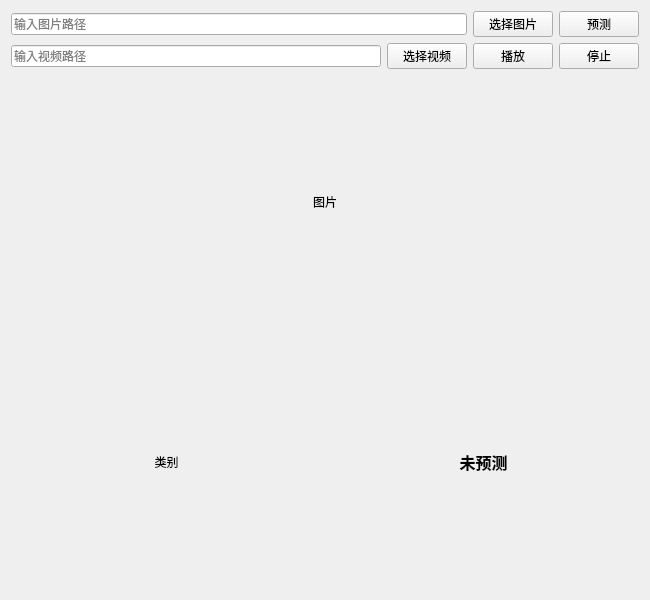
<?xml version="1.0" encoding="UTF-8"?>
<ui version="4.0">
 <class>Form</class>
 <widget class="QWidget" name="Form">
  <property name="geometry">
   <rect>
    <x>0</x>
    <y>0</y>
    <width>650</width>
    <height>600</height>
   </rect>
  </property>
  <property name="minimumSize">
   <size>
    <width>650</width>
    <height>600</height>
   </size>
  </property>
  <property name="maximumSize">
   <size>
    <width>650</width>
    <height>600</height>
   </size>
  </property>
  <property name="windowTitle">
   <string>驾驶行为分类</string>
  </property>
  <layout class="QVBoxLayout" name="verticalLayout_2">
   <item>
    <layout class="QHBoxLayout" name="horizontalLayout">
     <item>
      <widget class="QLineEdit" name="img_path">
       <property name="readOnly">
        <bool>false</bool>
       </property>
       <property name="placeholderText">
        <string>输入图片路径</string>
       </property>
      </widget>
     </item>
     <item>
      <widget class="QPushButton" name="choose_btn">
       <property name="text">
        <string>选择图片</string>
       </property>
      </widget>
     </item>
     <item>
      <widget class="QPushButton" name="predict_btn">
       <property name="text">
        <string>预测</string>
       </property>
      </widget>
     </item>
    </layout>
   </item>
   <item>
    <layout class="QHBoxLayout" name="horizontalLayout_2">
     <item>
      <widget class="QLineEdit" name="cap_path">
       <property name="placeholderText">
        <string>输入视频路径</string>
       </property>
      </widget>
     </item>
     <item>
      <widget class="QPushButton" name="choose_video_btn">
       <property name="text">
        <string>选择视频</string>
       </property>
      </widget>
     </item>
     <item>
      <widget class="QPushButton" name="play_btn">
       <property name="text">
        <string>播放</string>
       </property>
      </widget>
     </item>
     <item>
      <widget class="QPushButton" name="stop_btn">
       <property name="text">
        <string>停止</string>
       </property>
      </widget>
     </item>
    </layout>
   </item>
   <item>
    <layout class="QVBoxLayout" name="verticalLayout">
     <item>
      <widget class="QLabel" name="img_label">
       <property name="maximumSize">
        <size>
         <width>800</width>
         <height>800</height>
        </size>
       </property>
       <property name="text">
        <string>图片</string>
       </property>
       <property name="alignment">
        <set>Qt::AlignCenter</set>
       </property>
      </widget>
     </item>
     <item>
      <layout class="QHBoxLayout" name="horizontalLayout_3">
       <item>
        <widget class="QLabel" name="result_label">
         <property name="text">
          <string>类别</string>
         </property>
         <property name="textFormat">
          <enum>Qt::RichText</enum>
         </property>
         <property name="alignment">
          <set>Qt::AlignCenter</set>
         </property>
        </widget>
       </item>
       <item>
        <widget class="QLabel" name="predict_label">
         <property name="font">
          <font>
           <family>微软雅黑</family>
           <pointsize>12</pointsize>
           <weight>75</weight>
           <bold>true</bold>
          </font>
         </property>
         <property name="text">
          <string>未预测</string>
         </property>
         <property name="textFormat">
          <enum>Qt::RichText</enum>
         </property>
         <property name="alignment">
          <set>Qt::AlignCenter</set>
         </property>
        </widget>
       </item>
      </layout>
     </item>
    </layout>
   </item>
  </layout>
 </widget>
 <resources/>
 <connections/>
</ui>
